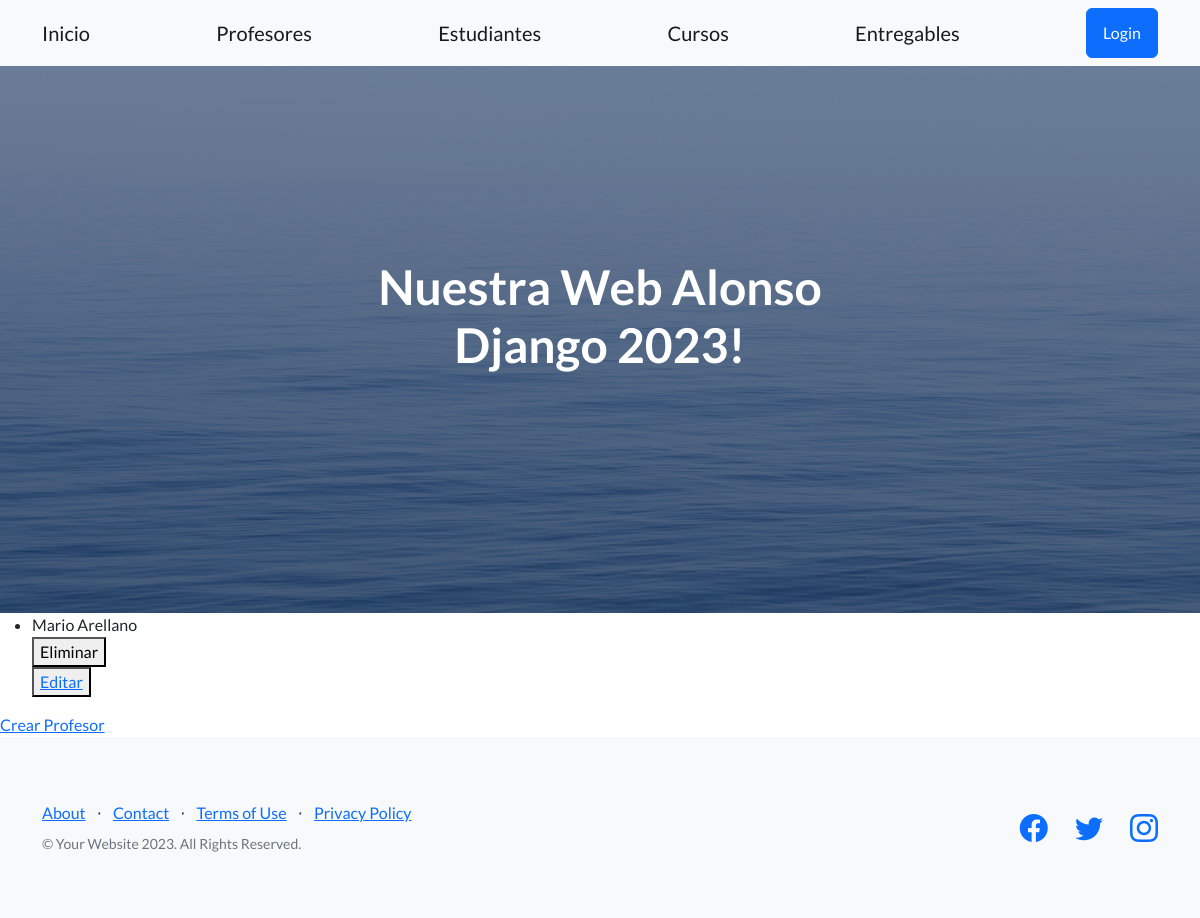
Before: /app-alonso/lista-profesores/ with the older database file.
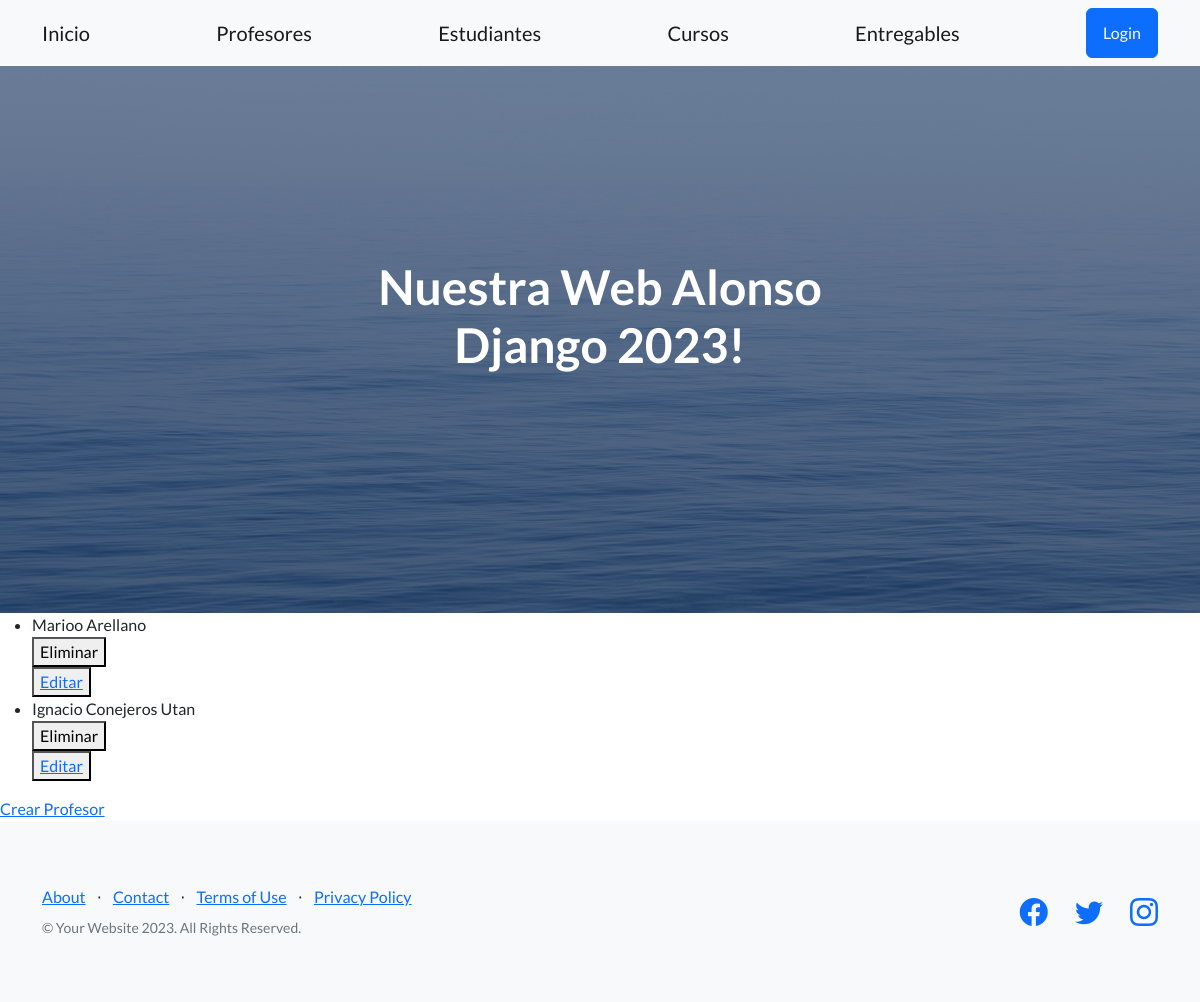
After: the same page with the newer database file.
### AppAlonso/models.py (models this page shows)
class Profesor(models.Model):
    nombre = models.CharField(max_length=30)
    apellido = models.CharField(max_length=30)
    email = models.EmailField(null=True)
    profesion = models.CharField(max_length=30)
    def __str__(self):
        return f'{self.nombre} {self.apellido}'

### AppAlonso/views.py (the view)
# urls.py: path('lista-profesores/', listaProfesores, name="ListaProfesores"),
def listaProfesores(req):
    profesores = Profesor.objects.all()
    return render(req, "leerProfesores.html", {"profesores": profesores})

### AppAlonso/templates/leerProfesores.html
{% extends 'padre.html' %}
{% block contenidoQueCambia %}
    <ul>
         {% for profesor in profesores %}
        <li>{{profesor}}</li>
        <div>
            <form action="{% url 'EliminaProfesores' profesor.id%}" method="post">{% csrf_token %}
                <button type="submit">Eliminar</button>
            </form>
            <button>
                <a href="{% url 'EditarProfesor' profesor.id%}">Editar</a>
            </button>
        </div>
    {% endfor %}
    </ul>
    <a href="{% url 'CreaProfesores' %}">Crear Profesor</a>
{% endblock contenidoQueCambia %}

### AppAlonso/templates/padre.html (shortened to what this page needs)
<!DOCTYPE html>
<html lang="en">
 {% include 'head.html' %}
    <body>
        {% include 'navbar.html' %}
        <header class="masthead">
            <div class="container position-relative">
                <div class="row justify-content-center">
                    <div class="col-xl-6">
                        <div class="text-center text-white">
                             <h1 class="mb-5">Nuestra Web Alonso Django 2023!</h1>
                        </div>
                    </div>
                </div>
            </div>
        </header>
        {% block contenidoQueCambia %}
        {% endblock contenidoQueCambia %}
        <footer class="footer bg-light">
            <div class="container">
                <div class="row">
                    <div class="col-lg-6 h-100 text-center text-lg-start my-auto">
                        <ul class="list-inline mb-2">
                            <li class="list-inline-item"><a href="#!">About</a></li>
                            <li class="list-inline-item">⋅</li>
                            <li class="list-inline-item"><a href="#!">Contact</a></li>
                            <li class="list-inline-item">⋅</li>
                            <li class="list-inline-item"><a href="#!">Terms of Use</a></li>
                            <li class="list-inline-item">⋅</li>
                            <li class="list-inline-item"><a href="#!">Privacy Policy</a></li>
                        </ul>
                        <p class="text-muted small mb-4 mb-lg-0">&copy; Your Website 2023. All Rights Reserved.</p>
                    </div>
                    <div class="col-lg-6 h-100 text-center text-lg-end my-auto">
                        <ul class="list-inline mb-0">
                            <li class="list-inline-item me-4">
                                <a href="#!"><i class="bi-facebook fs-3"></i></a>
                            </li>
                            <li class="list-inline-item me-4">
                                <a href="#!"><i class="bi-twitter fs-3"></i></a>
                            </li>
                            <li class="list-inline-item">
                                <a href="#!"><i class="bi-instagram fs-3"></i></a>
                            </li>
                        </ul>
                    </div>
                </div>
            </div>
        </footer>
    </body>
</html>

### AppAlonso/templates/head.html (shortened to what this page needs)
<head>
    {% load static %}
    <link href="https://cdn.jsdelivr.net/npm/bootstrap-icons@1.5.0/font/bootstrap-icons.css" rel="stylesheet" type="text/css" />
    <link href="{% static 'css/styles.css' %}" rel="stylesheet" />
</head>

### AppAlonso/templates/navbar.html
        <nav class="navbar navbar-light bg-light static-top">
            <div class="container">
                <a class="navbar-brand" href="{% url 'Inicio' %}">Inicio</a>
                <a class="navbar-brand" href="{% url 'ListaProfesores' %}">Profesores</a>
                <a class="navbar-brand" href="{% url 'Estudiantes' %}">Estudiantes</a>
                <a class="navbar-brand" href="{% url 'ListaCursos' %}">Cursos</a>
                <a class="navbar-brand" href="{% url 'Entregables' %}">Entregables</a>
                {% if user.is_authenticated %}
                    <p>Bienvenido {{user.username}}</p>
                    <a class="btn btn-primary" href="{% url 'Logout' %}">Logout</a>
                {% else %}
                    <a class="btn btn-primary" href="{% url 'Login' %}">Login</a>
                {% endif %}
            </div>
        </nav>

Changed rows visible on the page:
changed Profesor: nombre+apellido "Mario Arellano" → "Marioo Arellano"
added Profesor: nombre+apellido "Ignacio Conejeros Utan"
